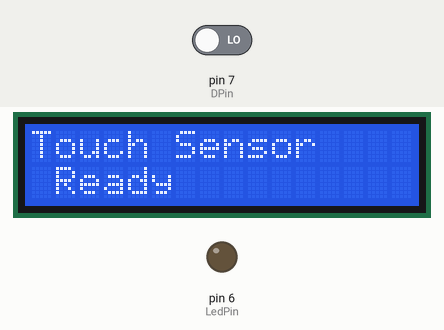
This sketch was run on a simulated Arduino Mega 2560, built with avr-gcc and run on an emulated ATmega2560. Parts: 16×2 character LCD, output pins drawn as LEDs (lit = HIGH). Inputs (shaded band) come from the test bench; at power-on: pin 7 (DPin) LOW. What the sketch prints to the serial monitor is not drawn.

Above: at 1.2 s.
1.3 s: pin 7 (DPin) driven HIGH
At 2.1 s:
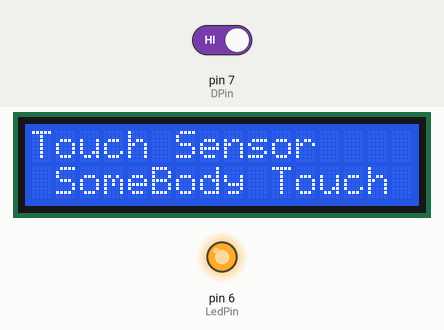
2.8 s: pin 7 (DPin) driven LOW
At 3.7 s:
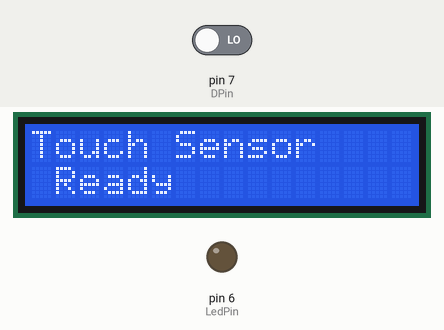
Timing chart, 0 to 5.8 s (numbered marks = the images above; inputs shaded):
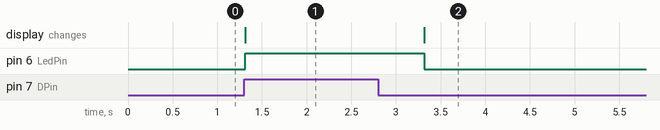

Measured:
- after the input at 1.3 s, pin 6 (LedPin): LOW → HIGH at once; the display: changes at once (image 1)
- after the input at 2.8 s, pin 6 (LedPin): HIGH → LOW after 0.52 s; the display: changes after 0.52 s (image 2)

The sketch:

Touch_sensor.ino
```cpp
#include <LiquidCrystal.h>
#define DPin 7
#define LedPin 6
#define APin A0

 LiquidCrystal lcd(8, 9, 10, 45, 43, 41,39,37,35,33,31);

   int val = 0 ;
  int oldval =-1  ;
void setup()
{
pinMode(LedPin,OUTPUT);//設置數位IO腳模式，OUTPUT為Output
 pinMode(DPin,INPUT);//定義digital為輸入介面
 //pinMode(APin,INPUT);//定義為類比輸入介面


  Serial.begin(9600);//設定串列傳輸速率為9600 }

 // set up the LCD's number of columns and rows:
  lcd.begin(16, 2);
  // Print a message to the LCD.
  lcd.print("Touch Sensor");
}
void loop() {

  // set the cursor to column 0, line 1
  // (note: line 1 is the second row, since counting begins with 0):


   val=digitalRead(DPin);
    Serial.print(oldval);
    Serial.print("/");
    Serial.print(val);
    Serial.print("\n");

    if (val ==1)
    {
          if (val != oldval)
            {
                lcd.setCursor(1, 1);
                  lcd.print("              ") ;
                 lcd.setCursor(1, 1);
                lcd.print("SomeBody Touch");
                 digitalWrite(LedPin,HIGH)  ;
                   delay(2000);
                  oldval= val ;
            }
    }
    else
    {
          if (val != oldval)
            {
                lcd.setCursor(1, 1);
                lcd.print("                ") ;
               lcd.setCursor(1, 1);
              lcd.print("Ready");
               digitalWrite(LedPin,LOW)  ;
                oldval= val ;
            }
      }


}
```
